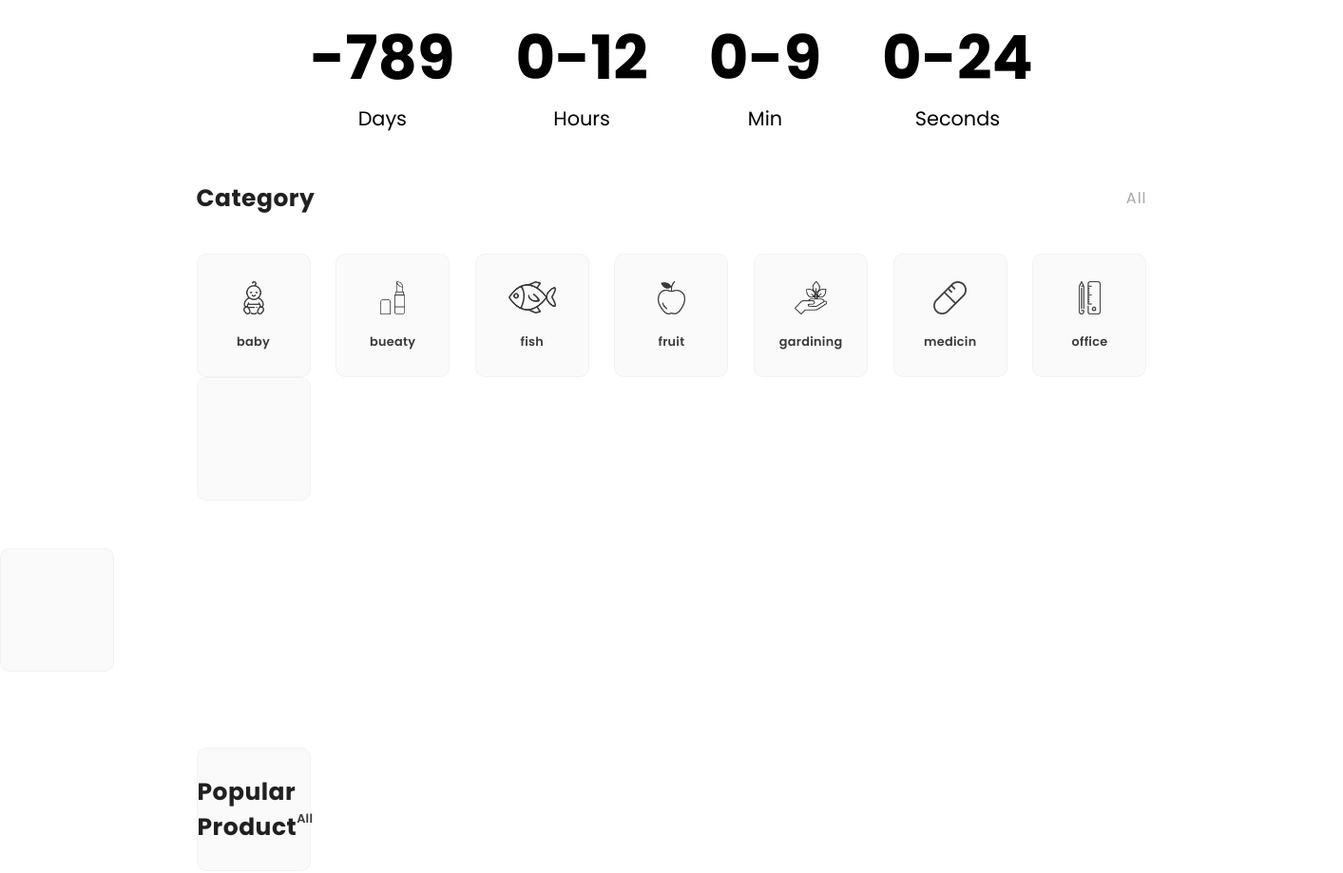
The app's page / (middle part), older data.
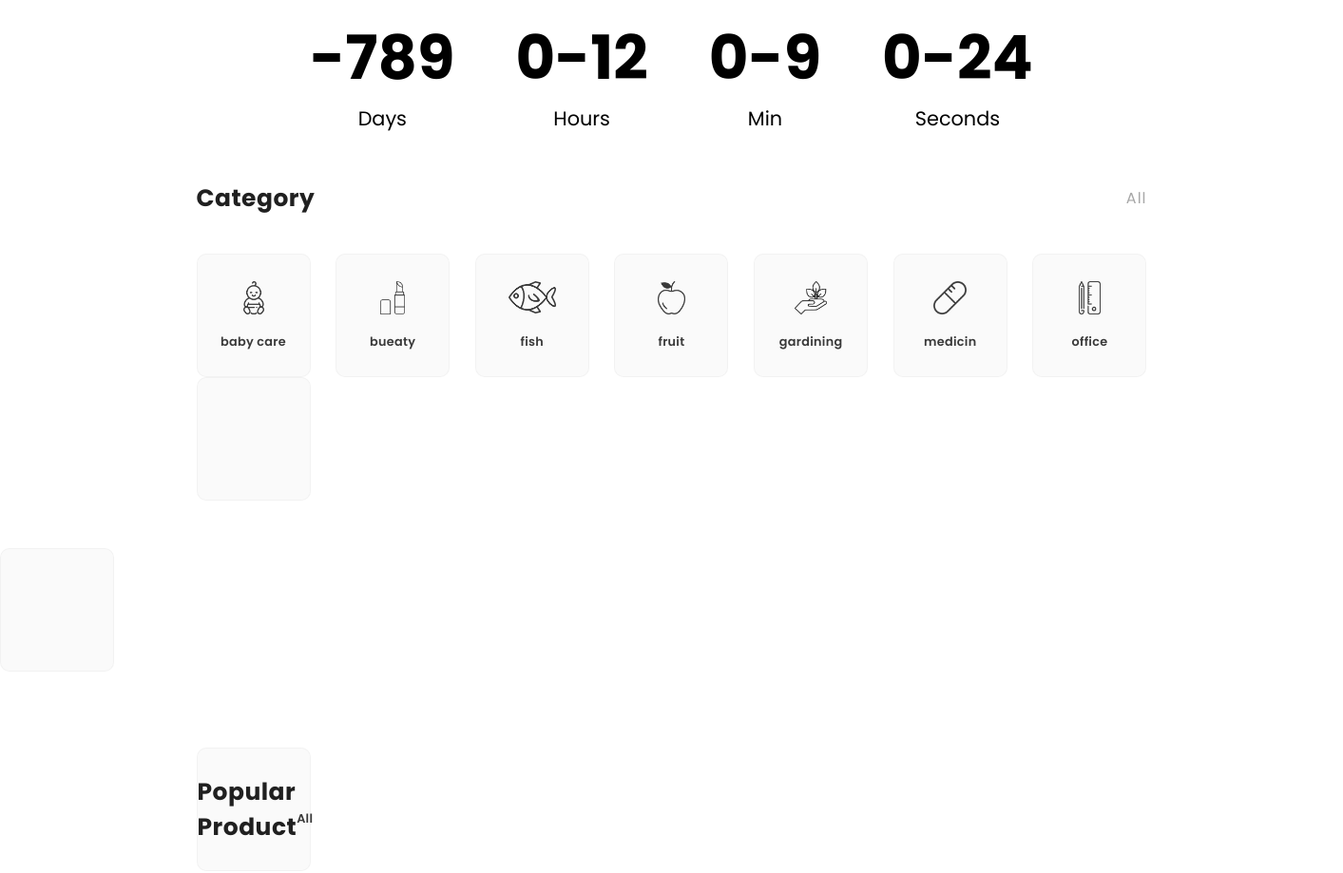
The same page, newer data.
### main/models.py (models this page shows, shortened)
class Category(models.Model):
    CATcat = models.CharField(max_length=50 , verbose_name=('Category'))
    CATpa_cat = models.ForeignKey('self',
                                  on_delete=models.CASCADE,
                                  limit_choices_to={'CATpa_cat__isnull': True},
                                  verbose_name=('Parent category'),
                                  blank=True , null=True)
    CATdesc = models.TextField(max_length=500 , verbose_name=('Description'))
    CATimage = models.ImageField(upload_to='category',
                                 verbose_name=('Category image'))

### main/views.py (the view, shortened to what this page needs)
# urls.py: path('', views.home),
def home(request):
    form = SearchForm(request.GET)
    results = []
    categories = models.Category.objects.all()
    return render(request, 'home.html', {
        'form': form,
        'categories': categories,
    })

### main/templates/home.html (shortened to what this page needs)
<!DOCTYPE html>
{% load static %}
<html>
    <head>
    <link rel="stylesheet" type="text/css" href="{% static '/css/Home Page CSS.css' %}">
    </head>
    <body>
        <div class="countdown-container">
            <div class="countdown-el days-c">
                <p class="big-text" id="days">0</p>
                <span>Days</span>
            </div>
            <div class="countdown-el hours-c">
                <p class="big-text" id="hours">0</p>
                <span>Hours</span>
            </div>
            <div class="countdown-el mins-c">
                <p class="big-text" id="mins">0</p>
                <span>Min</span>
            </div>
            <div class="countdown-el seconds-c">
                <p class="big-text" id="seconds">0</p>
                <span>Seconds</span>
            </div>
        </div>
        <section id="category">
            <div class="category-heading">
                <h2>
                    Category
                </h2>
                <span>
                    All
                </span>
            </div>
            <div class="category-container">
            {% for category in categories %}
                <a class="category-box" href = "{% url 'category-page' category_name=category.CATcat %}">
                <img alt="{{category.CATcat}}" src="{{ category.CATimage.url }}">
                <span>{{category.CATcat}}</span>
            {% endfor %}
            </div>
        </section>
        <section id="popular-product">
            <div class="product-heading">
                <h3>Popular Product</h3>
                <span>All</span>
            </div>
        </section>
    </body>
</html>

### main/templates/parts/footer.html (shortened to what this page needs)
{% load static %}

### static/css/Home Page CSS.css (style rules this page uses)
* { font-family: 'Poppins', sans-serif; margin: 0px; padding: 0px; box-sizing: border-box; scroll-behavior: smooth; }
a { text-decoration: none; }
body { margin: 0px; padding: 0px; font-family: poppins; }
.countdown-container { display: flex; flex-wrap: wrap; justify-content: center; margin: 50px auto; max-width: 1000px; }
.big-text { font-weight: bold; font-size: 4rem; line-height: 1; margin: 1rem 2rem; }
.countdown-el { text-align: center; }
.countdown-el span { font-size: 1.3rem; }
#category, #popular-product, #popular-bundle-pack, #partner { display: flex; flex-direction: column; max-width: 1000px; margin: 50px auto; }
.category-heading, .product-heading, .partner-heading { display: flex; justify-content: space-between; align-items: center; }
.category-heading h2, .product-heading h3, .partner-heading h3 { font-size: 1.56rem; font-weight: 700; color: #202020; letter-spacing: 0.5px; }
.category-heading span, .product-heading span { color: #a7a7a7; font-weight: 400; letter-spacing: 1px; }
.category-container { display: flex; justify-content: space-between; align-items: center; margin-top: 40px; }
.category-box { display: flex; flex-direction: column; align-items: center; justify-content: center; background-color: #fafafa; border-radius: 10px; min-height: 130px; width: 120px; border: 1px solid rgba(0,0,0,0.03); cursor: pointer; }
.category-box img { height: 35px; width: 50px; object-fit: contain; object-position: center; transition: all ease 0.1s; }
.category-box span { color: #393939; font-size: 0.8rem; margin-top: 20px; letter-spacing: 0.3px; font-weight: 600; }
#popular-product { margin: 80px auto; }
.product-container, .product-heading { max-width: 1000px; width: 100%; }

Row changes from the older to the newer data that the page shows:
changed Category: CATcat "baby" → "baby care"
